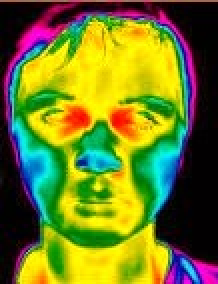
#> input picture Python/Major project/Thermal/RGB_thermal/thermal_6.jpg, 109 x 142 px, found by its file name (shown 2 times larger)
$ python TempDet.py
#> lines starting #> are read from the running program, lines starting #| are printed output that depends on the picture; after the words box and inside, x2 and y2 are one past the last pixel; in counts of white or black regions, pixels touching at a corner belong together
import numpy as np
import cv2
import sys

face_cascade = cv2.CascadeClassifier('cascade.xml')

img = cv2.imread('D:/GITHUB/MyFiles-master/Python/Major project/Thermal/RGB_thermal/thermal_6.jpg')
#> img is the input picture: shape (142, 109, 3); mean B, G, R 36.8, 124.2, 112.3

img = cv2.resize(img, (500, 500))
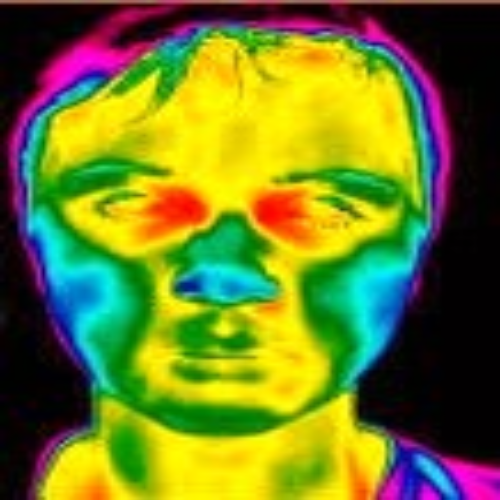
#> img: shape (500, 500, 3); mean B, G, R 36.7, 124.1, 112.2

gray = cv2.cvtColor(img, cv2.COLOR_BGR2GRAY)
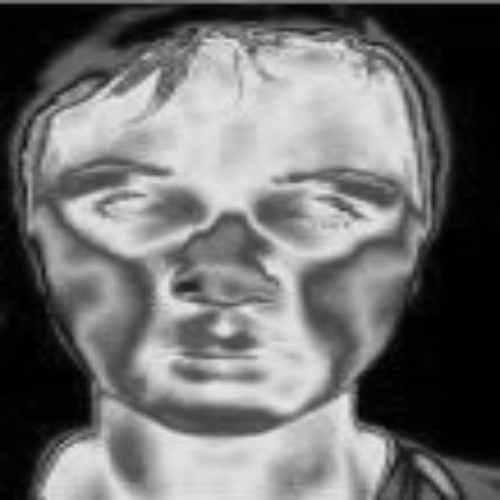
#> gray: shape (500, 500); min 0, max 230, mean 110.6

faces = face_cascade.detectMultiScale(gray,1.01,7)
#> faces = ()
flag=0
for (x,y,w,h) in faces:
    img_dect = cv2.rectangle(img,(x,y),(x+int(1.4*w),y+int(1.4*h)),(0,200,0),3)
    if x>=0:
        flag=1
#> this loop made 0 passes

cv2.imshow('img',img)

if flag==1:
    crop_img = img[y:y+int(1.4*h), x:x+int(1.4*w)]
    cv2.imshow("cropped", crop_img)

if flag==0:
    cv2.waitKey(0)
    cv2.destroyAllWindows()
#> (the run stopped early here; a loop or call above may not have finished)

$ run again, with Python/Major project/Thermal/RGB_thermal/thermal_10.jpg copied over Python/Major project/Thermal/RGB_thermal/thermal_6.jpg
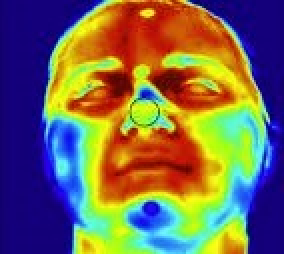
#> input picture Python/Major project/Thermal/RGB_thermal/thermal_10.jpg, 142 x 127 px, found by its file name (shown 2 times larger)
#> img is the input picture: shape (127, 142, 3); mean B, G, R 87.2, 104.4, 117.9
#> img: shape (500, 500, 3)
#> faces = [[44, 17, 235, 235]]
#> the loop `for (x,y,w,h) in faces:` made 1 pass
#> (x, y, w, h, flag) on pass 1: (44, 17, 235, 235, 1)
#> `mask=cv2.inRange(crop_img,lower,higher)`:
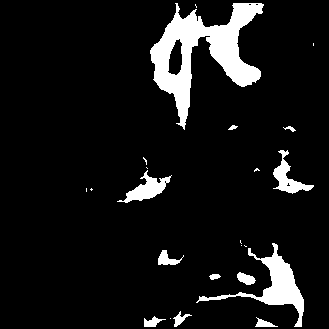
#> mask: shape (329, 329); 8.5% white; 23 white regions (11 under 20 px)
#> cont = 23 contours, 12 with area under 20; largest, box (x1, y1, x2, y2) and area: (150, 3, 264, 130) 5361, (196, 243, 304, 327) 1633, (117, 170, 172, 203) 576, (273, 150, 314, 194) 529, (158, 250, 184, 265) 156
#> the loop `for cnt in cont: ` made 23 passes
#> (printed output is left out)
#> after the loop `for cnt in cont:`:
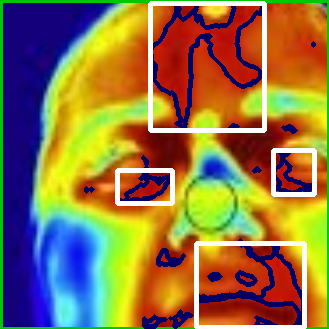
#> crop_img: shape (329, 329, 3); mean B, G, R 71.7, 117.8, 144.4

$ run again, with Python/Major project/Thermal/RGB_thermal/thermal_11.jpg copied over Python/Major project/Thermal/RGB_thermal/thermal_6.jpg
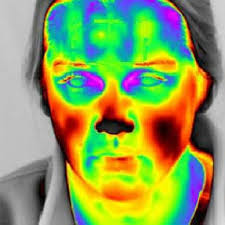
#> input picture Python/Major project/Thermal/RGB_thermal/thermal_11.jpg, 225 x 225 px, found by its file name
#> img is the input picture: shape (225, 225, 3); mean B, G, R 89.9, 158.2, 138.6
#> `img = cv2.resize(img, (500, 500))`:
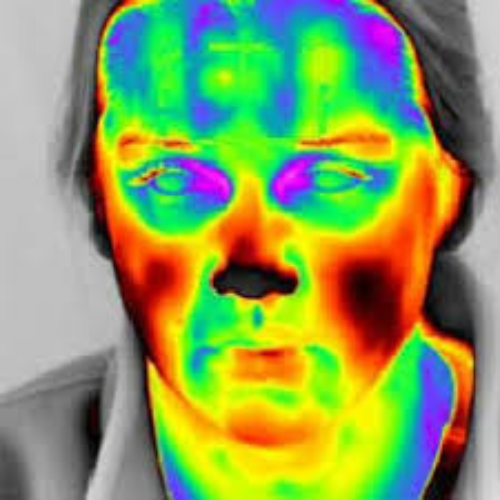
#> img: shape (500, 500, 3); mean B, G, R 89.8, 158.1, 138.4
#> `gray = cv2.cvtColor(img, cv2.COLOR_BGR2GRAY)`:
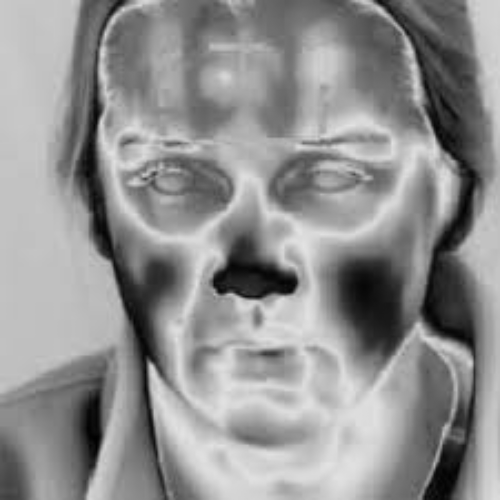
#> gray: shape (500, 500); min 0, max 227, mean 144.4
#> faces = ()
